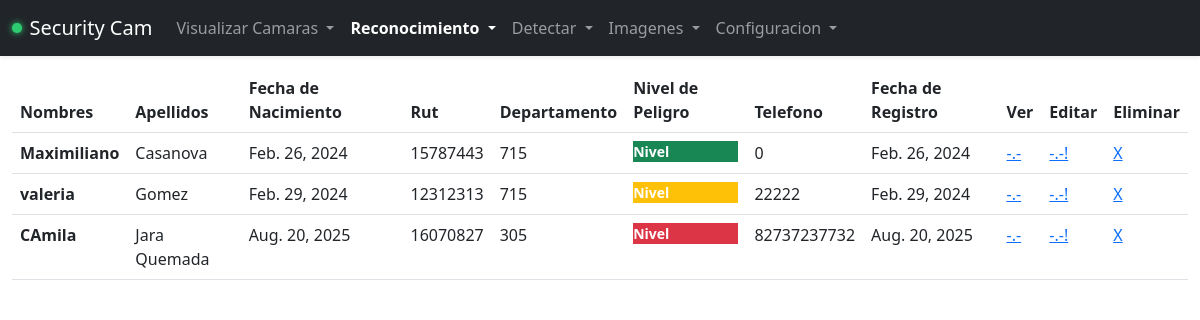
The page /record/showList on the database its author committed.
### cam/models.py (models this page shows, shortened)
class Record(models.Model):
    first_name = models.CharField(max_length=100)
    last_name = models.CharField(max_length=100)
    date_of_birth = models.DateField(null=True, blank=True)
    rut = models.IntegerField(blank=False,null=False,default=6666666)
    apartament = models.IntegerField(blank=True,default=0)
    level_dangerous = models.IntegerField(default=0)
    phone_number = models.IntegerField(default=0)
    path = models.CharField(max_length=200)
    date_register = models.DateField(null=True, blank=True)
    image_name = models.CharField(max_length=230)
    def get_absolute_url(self):
        return reverse('showRecord', args=[self.id])
    def get_delete_url(self):
        return reverse('deleteRecord', args=[str(self.id)])
    def get_update_url(self):
        return reverse('updateRecord',args=[str(self.id)])

### cam/views.py (the view)
# urls.py: path('record/showList',views.showListRecord, name ='showListRecord'),
def showListRecord(request):
    listReco = Record.objects.all().order_by('date_register')#QuerySet
    return render(request,'record/list.html',{'showListReco':listReco})

### cam/templates/record/list.html
{% extends "record/base.html" %}
{% block content %}
{% if showListReco %}
<div class="table-responsive">
<table class="table">
  <thead>
    <tr>
      <th scope="col">Nombres</th>
      <th scope="col">Apellidos</th>
      <th scope="col">Fecha de Nacimiento</th>
      <th scope="col">Rut</th>
      <th scope="col">Departamento</th>
      <th scope="col">Nivel de Peligro</th>
      <th scope="col">Telefono</th>
      <th scope="col">Fecha de Registro</th>
      <th scope="col">Ver</th>
      <th scope="col">Editar</th>
      <th scope="col">Eliminar</th>
    </tr>
  </thead>
  <tbody>
    {% for record in showListReco %}
    <tr>
      <th scope="row">{{record.first_name}}</th>
      <td>{{record.last_name}}</td>
      <td>{{record.date_of_birth}}</td>
      <td>{{record.rut}}</td>
      <td>{{record.apartament}}</td>
      <td>
      <small class="text-body-secondary">
        {% if record.level_dangerous == 0 %}
        <p class="card-text text-white bg-success"><strong>Nivel</strong></p>
        {% elif record.level_dangerous == 1 %}
        <p class="card-text text-white  bg-warning"><strong>Nivel</strong></p>
        {% elif record.level_dangerous == 2 %}
        <p class="card-text text-white bg-danger"><strong>Nivel</strong></p>
        {% endif %}
      </small>
      </td>
      <td>{{record.phone_number}}</td>
      <td>{{record.date_register}}</td>
      <td><a href="{{ record.get_absolute_url }}">-.-</a></td>
      <td><a href="{{ record.get_update_url }}">-.-!</a></td>
      <td><a href="{{ record.get_delete_url }}">X</a></td>
    </tr>
    {% endfor %}
  </tbody>
</table>
</div>
{% else %}
<p>No existen registros</p>
{% endif %}
{% endblock %}

### cam/templates/record/base.html (shortened to what this page needs)
{% extends "base.html" %}

### cam/templates/base.html (shortened to what this page needs)
<!DOCTYPE html>
<html lang="en">
<head>
    {% load static %}
    <link rel="stylesheet" href="{% static 'bootstrap/css/bootstrap.min.css' %}">
    <link rel="stylesheet" href="{% static 'bootstrap/css/servSecurityCamBody.css' %}">
    <link rel="stylesheet" href="{% static 'bootstrap/css/servSecurityCam.css' %}">
</head>
<body>
    <nav class="navbar navbar-expand-lg navbar-dark bg-dark fixed-top shadow-sm">
        <div class="container-fluid">
            <a class="navbar-brand d-flex align-items-center gap-2" href="{% url 'index' %}">
                <span class="brand-dot"></span>
                Security Cam
            </a>
            <div class="collapse navbar-collapse" id="navbarMain">
                <ul class="navbar-nav me-auto mb-2 mb-lg-0">
                    <li class="nav-item dropdown">
                        <a class="nav-link dropdown-toggle{% if request.resolver_match.url_name == 'showCamIndex' or request.resolver_match.url_name == 'show_pantalla' %} active{% endif %}"
                            href="#" role="button" data-bs-toggle="dropdown" aria-expanded="false">
                            Visualizar Camaras
                        </a>
                    </li>
                    <li class="nav-item dropdown">
                        <a class="nav-link dropdown-toggle{% if request.resolver_match.url_name == 'recordIndex' or request.resolver_match.url_name == 'newRecord' or request.resolver_match.url_name == 'showListRecord' or request.resolver_match.url_name == 'execTrainRecord' %} active{% endif %}"
                            href="#" role="button" data-bs-toggle="dropdown" aria-expanded="false">
                            Reconocimiento
                        </a>
                    </li>
                    <li class="nav-item dropdown">
                        <a class="nav-link dropdown-toggle{% if request.resolver_match.url_name == 'moveIndex' or request.resolver_match.url_name == 'detectPerson' %} active{% endif %}"
                            href="#" role="button" data-bs-toggle="dropdown" aria-expanded="false">
                            Detectar
                        </a>
                    </li>
                    <li class="nav-item dropdown">
                        <a class="nav-link dropdown-toggle{% if request.resolver_match.url_name == 'pictureIndex' or request.resolver_match.url_name == 'pictureList' %} active{% endif %}"
                            href="#" role="button" data-bs-toggle="dropdown" aria-expanded="false">
                            Imagenes
                        </a>
                    </li>
                    <li class="nav-item dropdown">
                        <a class="nav-link dropdown-toggle{% if request.resolver_match.url_name == 'configIndex' or request.resolver_match.url_name == 'configCam' %} active{% endif %}"
                            href="#" role="button" data-bs-toggle="dropdown" aria-expanded="false">
                            Configuracion
                        </a>
                    </li>
                </ul>
            </div>
        </div>
    </nav>
    <main class="container-fluid content-wrap">
        {% block content %}
        {% endblock %}
    </main>
</body>
</html>

### rows shown on the page
Record: first_name "Maximiliano", last_name "Casanova", date_of_birth "Feb. 26, 2024", rut "15787443", apartament "715", level_dangerous "Nivel", phone_number "0", date_register "Feb. 26, 2024"
Record: first_name "valeria", last_name "Gomez", date_of_birth "Feb. 29, 2024", rut "12312313", apartament "715", level_dangerous "Nivel", phone_number "22222", date_register "Feb. 29, 2024"
Record: first_name "CAmila", last_name "Jara Quemada", date_of_birth "Aug. 20, 2025", rut "16070827", apartament "305", level_dangerous "Nivel", phone_number "82737237732", date_register "Aug. 20, 2025"
